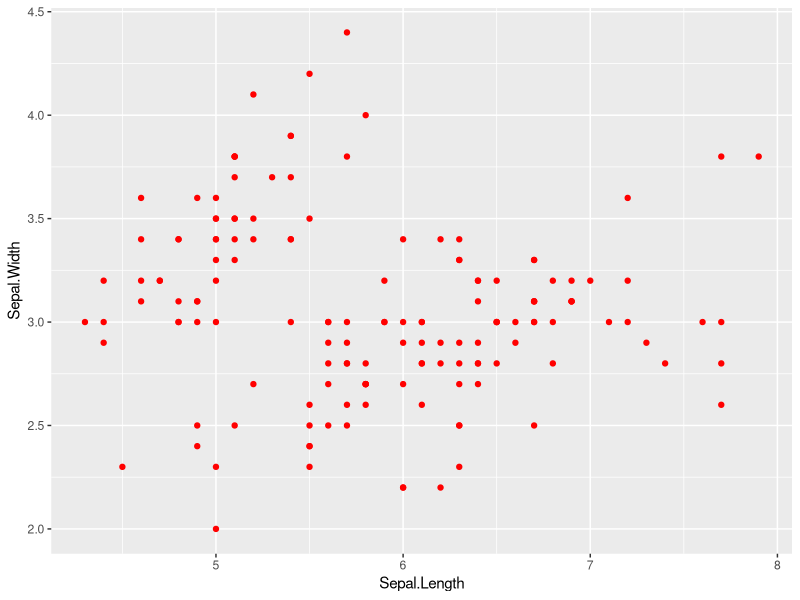
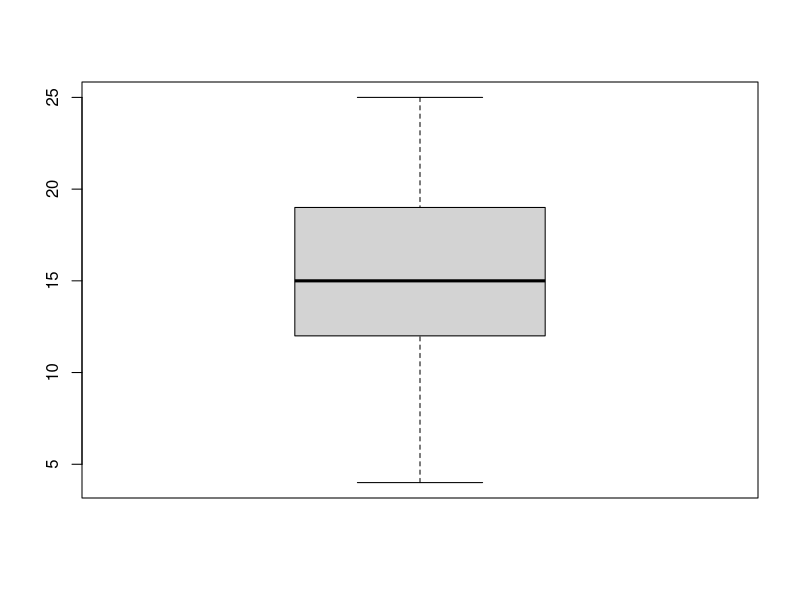

Generate these figures, in order, with R:
library(tidyverse)
library(cluster)
ggplot(iris,aes(x=Sepal.Length,y=Sepal.Width))+geom_point(col="red")

#though this is the master make it pull

boxplot(cars$speed)

